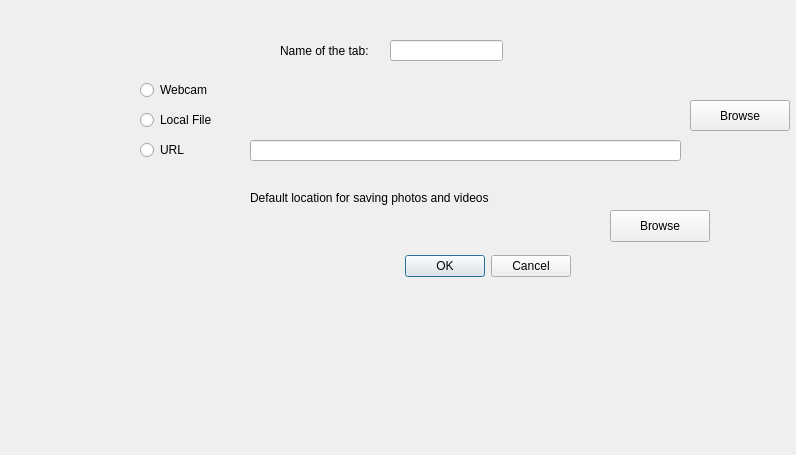
<?xml version="1.0" encoding="UTF-8"?>
<ui version="4.0">
 <class>InputDialog</class>
 <widget class="QDialog" name="InputDialog">
  <property name="geometry">
   <rect>
    <x>0</x>
    <y>0</y>
    <width>796</width>
    <height>455</height>
   </rect>
  </property>
  <property name="windowTitle">
   <string>Dialog</string>
  </property>
  <widget class="QDialogButtonBox" name="buttonBox">
   <property name="geometry">
    <rect>
     <x>230</x>
     <y>250</y>
     <width>341</width>
     <height>32</height>
    </rect>
   </property>
   <property name="orientation">
    <enum>Qt::Horizontal</enum>
   </property>
   <property name="standardButtons">
    <set>QDialogButtonBox::Cancel|QDialogButtonBox::Ok</set>
   </property>
  </widget>
  <widget class="QLabel" name="inputTab">
   <property name="geometry">
    <rect>
     <x>280</x>
     <y>40</y>
     <width>101</width>
     <height>21</height>
    </rect>
   </property>
   <property name="text">
    <string>Name of the tab:</string>
   </property>
  </widget>
  <widget class="QLineEdit" name="TabName">
   <property name="geometry">
    <rect>
     <x>390</x>
     <y>40</y>
     <width>113</width>
     <height>21</height>
    </rect>
   </property>
  </widget>
  <widget class="QRadioButton" name="webcamButton">
   <property name="geometry">
    <rect>
     <x>140</x>
     <y>80</y>
     <width>99</width>
     <height>20</height>
    </rect>
   </property>
   <property name="text">
    <string>Webcam</string>
   </property>
  </widget>
  <widget class="QRadioButton" name="fileButton">
   <property name="geometry">
    <rect>
     <x>140</x>
     <y>110</y>
     <width>99</width>
     <height>20</height>
    </rect>
   </property>
   <property name="text">
    <string>Local File</string>
   </property>
  </widget>
  <widget class="QRadioButton" name="urlButton">
   <property name="geometry">
    <rect>
     <x>140</x>
     <y>140</y>
     <width>99</width>
     <height>20</height>
    </rect>
   </property>
   <property name="text">
    <string>URL</string>
   </property>
  </widget>
  <widget class="QLineEdit" name="URLName">
   <property name="geometry">
    <rect>
     <x>250</x>
     <y>140</y>
     <width>431</width>
     <height>21</height>
    </rect>
   </property>
  </widget>
  <widget class="QLabel" name="label">
   <property name="geometry">
    <rect>
     <x>250</x>
     <y>190</y>
     <width>281</width>
     <height>16</height>
    </rect>
   </property>
   <property name="text">
    <string>Default location for saving photos and videos</string>
   </property>
  </widget>
  <widget class="QLabel" name="location">
   <property name="geometry">
    <rect>
     <x>110</x>
     <y>210</y>
     <width>491</width>
     <height>21</height>
    </rect>
   </property>
   <property name="text">
    <string/>
   </property>
  </widget>
  <widget class="QPushButton" name="Browselocatin">
   <property name="geometry">
    <rect>
     <x>610</x>
     <y>210</y>
     <width>100</width>
     <height>32</height>
    </rect>
   </property>
   <property name="text">
    <string>Browse</string>
   </property>
  </widget>
  <widget class="QPushButton" name="browsefile">
   <property name="geometry">
    <rect>
     <x>690</x>
     <y>100</y>
     <width>100</width>
     <height>31</height>
    </rect>
   </property>
   <property name="text">
    <string>Browse</string>
   </property>
  </widget>
  <widget class="QLabel" name="fileLabel">
   <property name="geometry">
    <rect>
     <x>250</x>
     <y>110</y>
     <width>421</width>
     <height>16</height>
    </rect>
   </property>
   <property name="text">
    <string/>
   </property>
  </widget>
 </widget>
 <resources/>
 <connections>
  <connection>
   <sender>buttonBox</sender>
   <signal>accepted()</signal>
   <receiver>InputDialog</receiver>
   <slot>accept()</slot>
   <hints>
    <hint type="sourcelabel">
     <x>248</x>
     <y>254</y>
    </hint>
    <hint type="destinationlabel">
     <x>157</x>
     <y>274</y>
    </hint>
   </hints>
  </connection>
  <connection>
   <sender>buttonBox</sender>
   <signal>rejected()</signal>
   <receiver>InputDialog</receiver>
   <slot>reject()</slot>
   <hints>
    <hint type="sourcelabel">
     <x>316</x>
     <y>260</y>
    </hint>
    <hint type="destinationlabel">
     <x>286</x>
     <y>274</y>
    </hint>
   </hints>
  </connection>
 </connections>
</ui>
